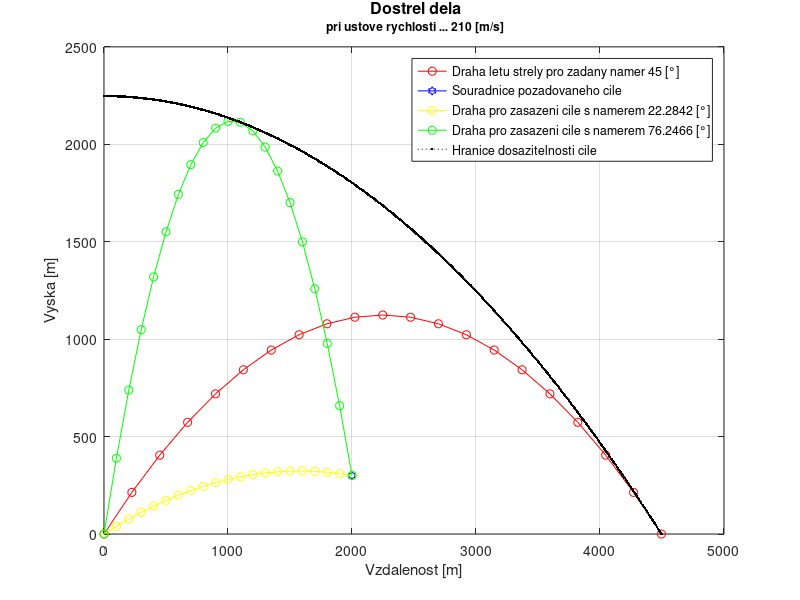

Write the MATLAB code that produced this figure.
% ============== Zadani =========================
% Delova koule opousti hlaven zadanou rychlosti. 
% Urcete maximalni dostrel pro zadanou ustovou 
% rychlost, hranice oblasti, ve kterem lze 
% zasahnout cil a stanovte velikost potrebneho 
% nameru dela pro zasezeni libovolneho cile 
% uvnitr ochranne paraboly. 
  namer = 45;   % [°]     namer dela
  v0    = 210;  % [m/s]   ustova rychlost
  g0    = 9.81; % [m/s-2] gravitacni zrychleni
  % Angle required to hit coordinate (x,y)
  cil=[2000,300];
% ============== reseni =========================
    vx0     = v0*cos(namer/180*pi);
    vy0     = v0*sin(namer/180*pi);
% 1.Pohybove rovnice
    t_dopad = (2*vy0)/g0;
    t1= 0:t_dopad/20:t_dopad;
    r1 = [vx0*t1; 
          vy0*t1 - (1/2)*g0*t1.^2];
        
% 2. Vypocet nameru pro zasazeni zadaneho cile
    t_trefa = cil(1)/vx0;
    t2 = 0:t_trefa/20:t_trefa;
    % namer alfa  - dva koreny !!
    % Dsikriminant
    D = sqrt(v0^4 - (g0*(g0*cil(1)^2 + 2*v0^2*cil(2))));
    alfa1 = atan((v0^2-D)/(g0*cil(1)));
    alfa2 = atan((v0^2+D)/(g0*cil(1)));
    namer_alfa1 = alfa1*180/pi;
    namer_alfa2 = alfa2*180/pi;
    r2 = [vx0*t2; 
          tan(alfa1) *vx0*t2 - (g0/(2*v0^2*cos(alfa1)^2)) * (vx0*t2).^2;
          tan(alfa2) *vx0*t2 - (g0/(2*v0^2*cos(alfa2)^2)) * (vx0*t2).^2];
       
% 3. vypocet hranice dosazitelnosti cile - ochranna parabola
    vx0_max =v0*cos(45/180*pi);
    vy0_max =v0*sin(45/180*pi);
    t_max = (2*vy0_max)/g0; % max dostrel pri nameru 45°
    dostrel_max = vx0_max*t_max     % [m]
    vyska_max = v0^2/(2*g0)         % [m]
    t3 = 0:t_max/500:t_max;
    r3 = [vx0_max*t3; v0^2/(2*g0)-g0/(2*v0^2)*(vx0_max*t3).^2];
    
% graficke zpracovani vysledku
% figure;
plot(r1(1,:), r1(2,:),'-ro', cil(1), cil(2),'-bh',r2(1,:), r2(2,:),'-yo',r2(1,:), r2(3,:),'-go',r3(1,:), r3(2,:),':k.','MarkerSize',6)
    grid on;
    title({'\fontsize{16} Dostrel dela';
         ['\fontsize{12} pri ustove rychlosti ... ', num2str(v0), ' [m/s]' ] })
    xlabel('Vzdalenost [m]') 
    ylabel('Vyska [m]')
      string1 = ['Draha letu strely pro zadany namer ', num2str(namer),' [°] '];
      string2 = 'Souradnice pozadovaneho cile';
      string3 = ['Draha pro zasazeni cile s namerem ', num2str(namer_alfa1),' [°]'];
      string4 = ['Draha pro zasazeni cile s namerem ', num2str(namer_alfa2),' [°]'];
      string5 = 'Hranice dosazitelnosti cile';
    legend(string1, string2, string3, string4, string5)    